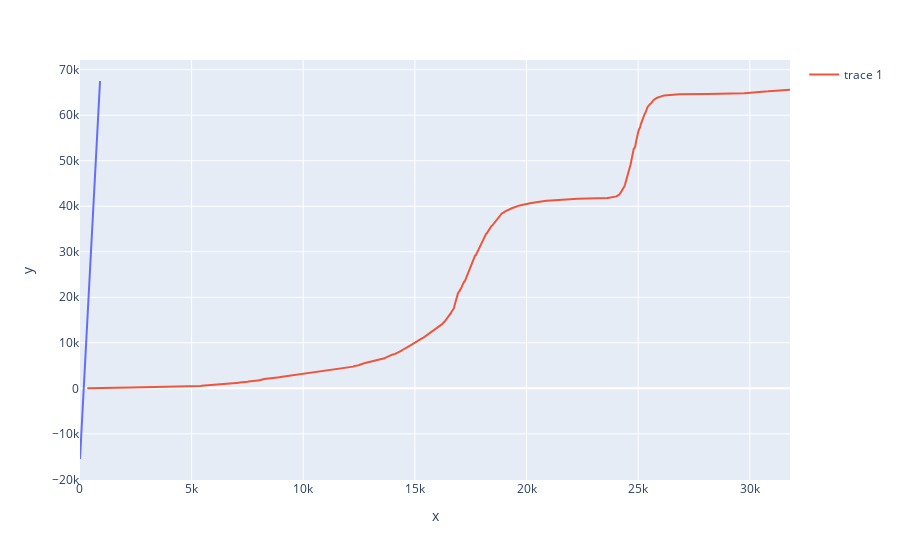

Notebook code for this chart:
### Code cell
fig = px.line(x=df_X_test["index"], y=predictions)
fig.add_trace(go.Scatter(x=df_kb["index"], y=df_kb["Total Cases"]))
fig.show()

### Figure 1 — Plotly figure (JSON) as saved in the notebook; plotly's stock layout.template omitted (floating-point values rounded to 4 significant figures; data arrays with more than 128 entries replaced by an {"elided": "..."} marker saying what was removed)
{"data": [{"hovertemplate": "x=%{x}<br>y=%{y}<extra></extra>", "legendgroup": "", "line": {"color": "#636efa", "dash": "solid"}, "marker": {"symbol": "circle"}, "mode": "lines", "name": "", "orientation": "v", "showlegend": false, "type": "scatter", "x": {"elided": "181 int values"}, "xaxis": "x", "y": {"elided": "181 float values"}, "yaxis": "y"}, {"type": "scatter", "x": {"elided": "901 int values"}, "y": {"elided": "901 int values"}}], "layout": {"legend": {"tracegroupgap": 0}, "margin": {"t": 60}, "xaxis": {"anchor": "y", "domain": [0, 1], "title": {"text": "x"}}, "yaxis": {"anchor": "x", "domain": [0, 1], "title": {"text": "y"}}}}
